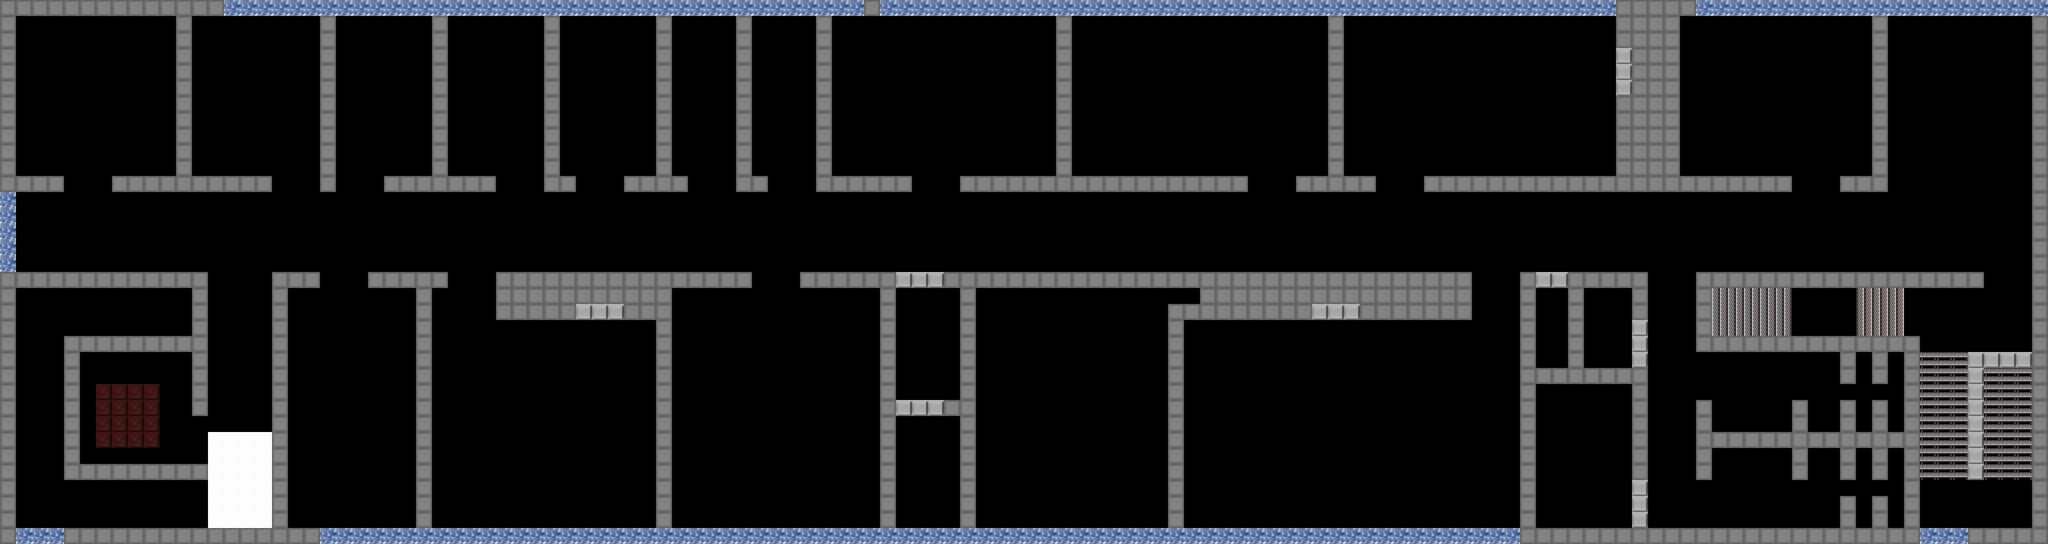

The image is a tile-based game level rendered from a .tmx file. Its description and source (layers, tilesets, objects; grid data summarised) follow:
An orthogonal 128x34 tile map with 32x32 px tiles, 4 tile layers (start, Grundriss, Astrokuppel_exit, Astrokuppel_entry), 2 tilesets.

<map version="1.5" tiledversion="1.5.0" orientation="orthogonal" renderorder="right-down" width="128" height="34" tilewidth="32" tileheight="32" infinite="0" nextlayerid="5" nextobjectid="1">
 <tileset firstgid="1" name="flor" tilewidth="32" tileheight="32" tilecount="64" columns="8">
  <image source="floortileset.png" width="256" height="256" />
  <tile id="20">
   <properties>
    <property name="collides" type="bool" value="true" />
   </properties>
  </tile>
 </tileset>
 <tileset firstgid="65" source="tilesets_deviant_milkian_1.tsx" />
 <layer id="2" name="start" width="128" height="34">
  <data>[4352 cells, 24 non-empty, 1 distinct tile ids]</data>
 </layer>
 <layer id="1" name="Grundriss" width="128" height="34">
  <data>[4352 cells, 1015 non-empty, 6 distinct tile ids]</data>
 </layer>
 <layer id="3" name="Astrokuppel_exit" width="128" height="34">
  <properties>
   <property name="exitUrl" value="../astrokuppel.json#[OG2_entry]" />
  </properties>
  <data>[4352 cells, 15 non-empty, 1 distinct tile ids]</data>
 </layer>
 <layer id="4" name="Astrokuppel_entry" width="128" height="34">
  <properties>
   <property name="startLayer" type="bool" value="true" />
  </properties>
  <data>[4352 cells, 0 non-empty, 0 distinct tile ids]</data>
 </layer>
</map>
